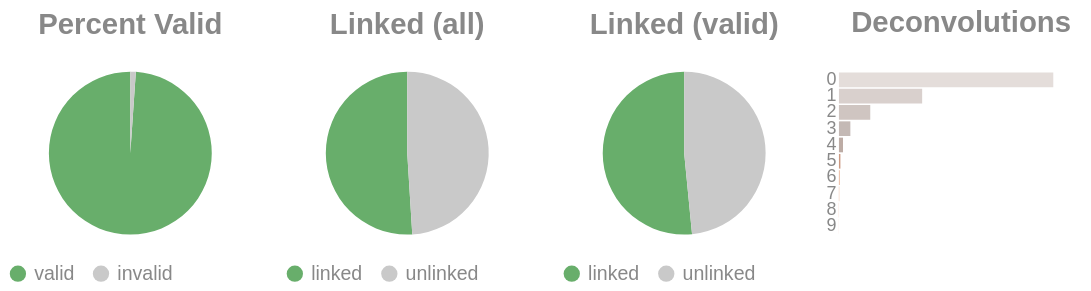

The code cell stored with this chart in its notebook:
### Code cell
if SKIPLR:
    pass
else:
    clash = Counter()
    for i in valids['molecule'].to_list():
        _mol = i.split("-")
        if len(_mol) == 1:
            clash.update('0')
        else:
            clash.update(_mol[-1])

    _d = {"deconvolutions": [], 'count': []}
    for k,v in clash.items():
        _d['deconvolutions'].append(k)
        _d['count'].append(v)

    tot_valid = valids['reads'].sum()
    mask = valids['reads'] >= 2
    n_linked_reads = valids.filter(mask)['reads'].sum()
    if n_linked_reads == 0:
        print_html("No linked molecules (>=2 reads) were detected; skipping linked-only distributions.")
        SKIPLR = True
    else:
        perc_valid = round(tot_valid / n_reads, 4)
        linked_perc_abs = round(n_linked_reads / n_reads, 4)
        linked_perc = round(n_linked_reads / tot_valid, 4)

    _valid = pl.DataFrame({"valids": ['valid', 'invalid'], "count": [tot_valid, n_reads - tot_valid]})
    _linked_abs = pl.DataFrame({"linked (absolute)": ['linked', 'unlinked'], "count": [n_linked_reads, n_reads - n_linked_reads]})
    _linked_rel = pl.DataFrame({"linked (valids)": ['linked', 'unlinked'], "count": [n_linked_reads, tot_valid - n_linked_reads]})

    (
        alt.hconcat(
            piechart(_valid, goodval = 'valid', title = "Percent Valid"),
            piechart(_linked_abs, goodval = "linked", title =  "Linked (all)"),
            piechart(_linked_rel, goodval = "linked", title =  "Linked (valid)"),
            convolutionbar(pl.DataFrame(_d), title = "Deconvolutions"),
            center = True,
            bounds = 'flush'
        )
        .resolve_scale(color='independent')
        .resolve_legend('independent')
        .properties(usermeta={'embedOptions': {"actions": False}})
    ).display()

### Figure 1 — Vega-Lite specification as saved in the notebook (floating-point values rounded to 4 significant figures)
{"width": "container", "height": 400, "config": {"title": {"anchor": "start", "dy": -15, "fontSize": 18, "color": "#888888", "subtitleColor": "#888888", "subtitleFontSize": 14}, "arc": {"fill": "#0072B2"}, "axis": {"domainColor": "#888888", "domainWidth": 0.5, "gridWidth": 0.2, "grid": false, "titleFontWeight": 400, "titleFontSize": 15, "labelFontSize": 11, "labelColor": "#888888", "tickColor": "#888888", "tickWidth": 0.2, "titleColor": "#888888"}, "axisBand": {"grid": false}, "axisX": {"grid": true, "tickSize": 10, "domainCap": "round"}, "axisY": {"domain": false, "grid": true, "tickSize": 0, "domainCap": "round"}, "background": "transparent", "header": {"labelFontSize": 15, "labelColor": "#888888", "titleFontSize": 15, "titleFontWeight": 600, "titleColor": "#888888"}, "legend": {"labelFont": "sans-serif", "labelFontSize": 12, "labelColor": "#888888", "symbolSize": 100, "symbolType": "circle", "titleFontSize": 12, "titlePadding": 10, "titleColor": "#888888", "title": null}, "range": {"category": ["#E69F00", "#56B4E9", "#009E73", "#F0E442", "#0072B2", "#D55E00", "#CC79A7", "#000000"], "diverging": ["#cfe8f3", "#a2d4ec", "#73bfe2", "#46abdb", "#1696d2", "#12719e"]}, "area": {"fill": "#0072B2", "fillOpacity": 0.7, "line": true, "strokeOpacity": 0.7}, "line": {"color": "#0072B2", "stroke": "#0072B2", "strokeWidth": 2}, "trail": {"color": "#0072B2", "stroke": "#0072B2", "strokeWidth": 0, "size": 1}, "point": {"filled": true, "fillOpacity": 1.0, "size": 95}, "text": {"color": "#888888", "fontSize": 11, "align": "right", "fontWeight": 400, "size": 11}, "bar": {"fill": "#0072B2", "stroke": null}, "view": {"stroke": null, "continuousWidth": 660, "continuousHeight": 400}}, "hconcat": [{"data": {"name": "data-f704d21f092a0429db1afa10c42c907f"}, "mark": {"type": "arc"}, "encoding": {"color": {"field": "valids", "legend": {"orient": "bottom", "title": null}, "scale": {"domain": ["valid", "invalid"], "range": ["#68ae6b", "#C9C9C9"]}, "title": "Valids", "type": "nominal"}, "theta": {"field": "count", "type": "quantitative"}, "tooltip": [{"field": "valids", "title": "Valids", "type": "ordinal"}, {"field": "percent", "format": ".2%", "title": "Percent", "type": "quantitative"}, {"field": "count", "title": "Count", "type": "quantitative"}]}, "height": 100, "title": {"text": "Percent Valid", "align": "center", "anchor": "middle"}, "transform": [{"calculate": "datum.count / 3403197", "as": "percent"}], "width": 150}, {"data": {"name": "data-5a80848289efb349c1ae291db9df5818"}, "mark": {"type": "arc"}, "encoding": {"color": {"field": "linked (absolute)", "legend": {"orient": "bottom", "title": null}, "scale": {"domain": ["linked", "unlinked"], "range": ["#68ae6b", "#C9C9C9"]}, "title": "Linked (Absolute)", "type": "nominal"}, "theta": {"field": "count", "type": "quantitative"}, "tooltip": [{"field": "linked (absolute)", "title": "Linked (Absolute)", "type": "ordinal"}, {"field": "percent", "format": ".2%", "title": "Percent", "type": "quantitative"}, {"field": "count", "title": "Count", "type": "quantitative"}]}, "height": 100, "title": {"text": "Linked (all)", "align": "center", "anchor": "middle"}, "transform": [{"calculate": "datum.count / 3403197", "as": "percent"}], "width": 150}, {"data": {"name": "data-6d5bf1057affd357ee6975815cf24177"}, "mark": {"type": "arc"}, "encoding": {"color": {"field": "linked (valids)", "legend": {"orient": "bottom", "title": null}, "scale": {"domain": ["linked", "unlinked"], "range": ["#68ae6b", "#C9C9C9"]}, "title": "Linked (Valids)", "type": "nominal"}, "theta": {"field": "count", "type": "quantitative"}, "tooltip": [{"field": "linked (valids)", "title": "Linked (Valids)", "type": "ordinal"}, {"field": "percent", "format": ".2%", "title": "Percent", "type": "quantitative"}, {"field": "count", "title": "Count", "type": "quantitative"}]}, "height": 100, "title": {"text": "Linked (valid)", "align": "center", "anchor": "middle"}, "transform": [{"calculate": "datum.count / 3366345", "as": "percent"}], "width": 150}, {"data": {"name": "data-995e47d3af276f4f7c2bfc262f5be710"}, "mark": {"type": "bar"}, "encoding": {"color": {"field": "deconvolutions", "legend": null, "scale": {"scheme": "lightgreyred"}, "type": "nominal"}, "tooltip": [{"field": "deconvolutions", "title": "Deconvolutions", "type": "ordinal"}, {"field": "percent", "format": ".2%", "title": "Percent", "type": "quantitative"}, {"field": "count", "title": "Count", "type": "quantitative"}], "x": {"axis": null, "field": "count", "type": "quantitative"}, "y": {"field": "deconvolutions", "sort": "ascending", "title": null, "type": "nominal"}}, "height": 100, "title": {"text": "Deconvolutions", "align": "center", "anchor": "middle"}, "transform": [{"calculate": "datum.count / 2270092", "as": "percent"}], "width": 150}], "bounds": "flush", "center": true, "resolve": {"legend": {"angle": "independent"}, "scale": {"color": "independent"}}, "usermeta": {"embedOptions": {"actions": false}}, "$schema": "https://vega.github.io/schema/vega-lite/v6.4.1.json", "datasets": {"data-f704d21f092a0429db1afa10c42c907f": [{"valids": "valid", "count": 3366345}, {"valids": "invalid", "count": 36852}], "data-5a80848289efb349c1ae291db9df5818": [{"linked (absolute)": "linked", "count": 1735097}, {"linked (absolute)": "unlinked", "count": 1668100}], "data-6d5bf1057affd357ee6975815cf24177": [{"linked (valids)": "linked", "count": 1735097}, {"linked (valids)": "unlinked", "count": 1631248}], "data-995e47d3af276f4f7c2bfc262f5be710": [{"deconvolutions": "0", "count": 1403577}, {"deconvolutions": "1", "count": 544955}, {"deconvolutions": "2", "count": 205158}, {"deconvolutions": "3", "count": 74788}, {"deconvolutions": "4", "count": 26732}, {"deconvolutions": "5", "count": 9585}, {"deconvolutions": "6", "count": 3425}, {"deconvolutions": "7", "count": 1228}, {"deconvolutions": "8", "count": 465}, {"deconvolutions": "9", "count": 179}]}}
